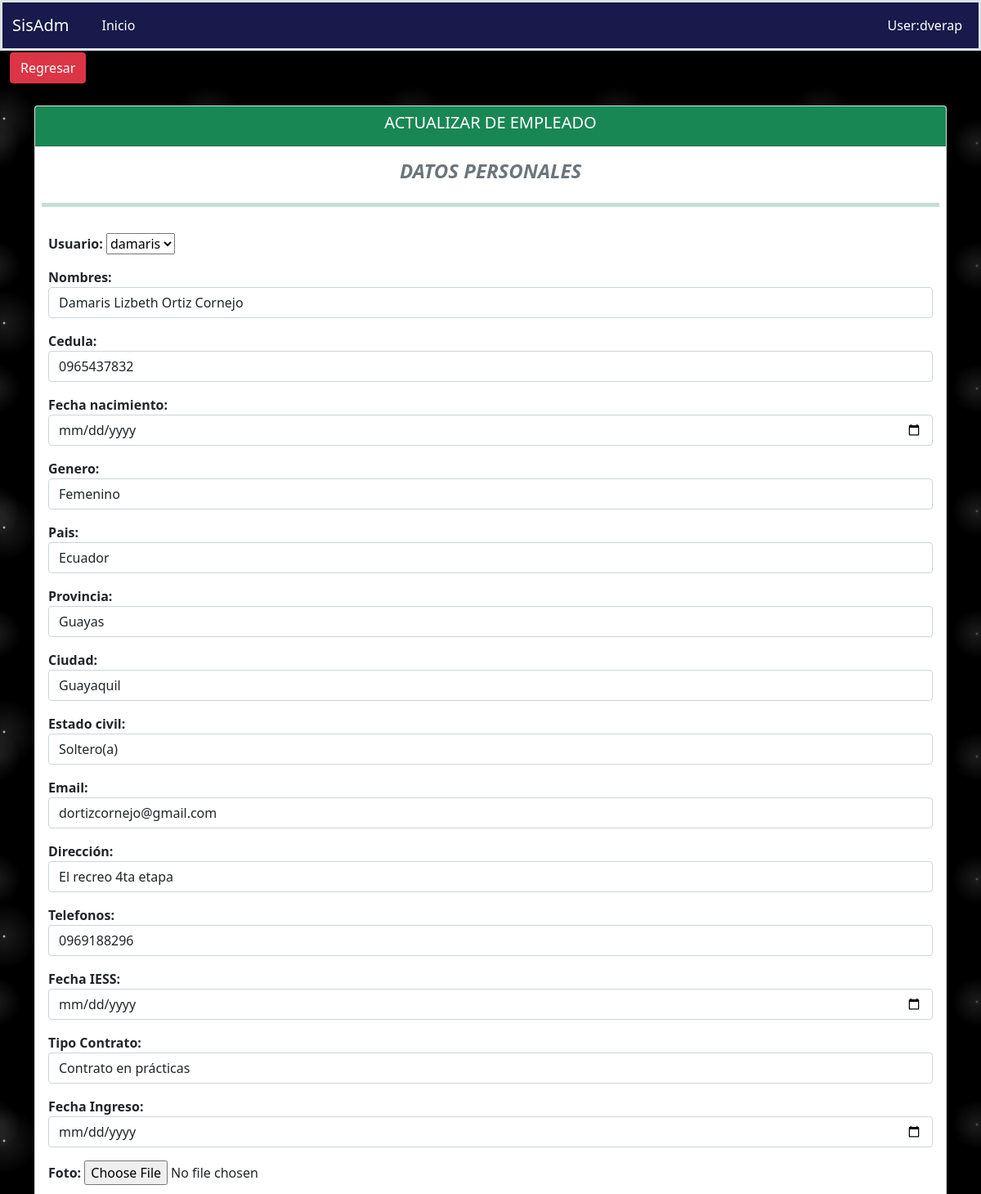
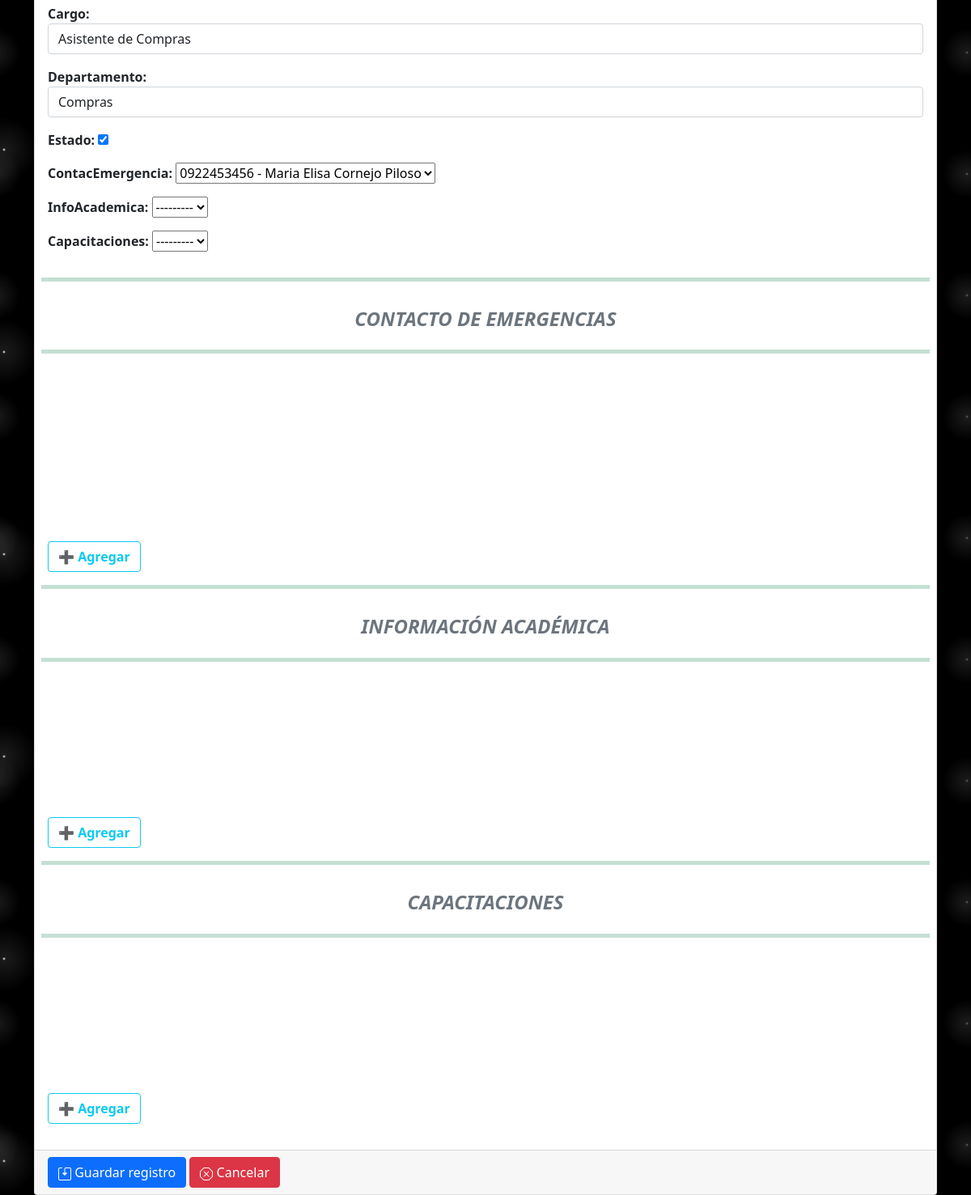
/fichaPersonal/actualizarempleado/1/, run on the app's committed database (2 pictures, top to bottom).
### aplicaciones/ficha_personal/models.py (models this page shows, shortened)
class Empleado(Base):
    nombres = models.CharField(max_length=200)
    cedula = models.CharField(max_length=10, unique=True)
    fecha_nacimiento = models.DateField(blank=True, null=True)
    genero = models.CharField(max_length=1, choices=GENERO, default=GENERO[0][0], blank=True, null=True)
    pais = models.ForeignKey(Pais, on_delete=models.PROTECT, blank=True, null=True)
    provincia = models.ForeignKey(Provincia, on_delete=models.PROTECT, blank=True, null=True)
    ciudad = models.ForeignKey(Ciudad, on_delete=models.PROTECT, blank=True, null=True)
    estado_civil = models.CharField(max_length=1, choices=ESTADO_CIVIL, default=ESTADO_CIVIL[0][0], blank=True,null=True)
    email = models.CharField(max_length=100, unique=True)
    direccion = models.TextField(blank=True, null=True, verbose_name='Dirección')
    telefonos = models.CharField(max_length=50, blank=True, null=True)
    fecha_IESS = models.DateField(blank=True, null=True)
    tipo_Contrato = models.CharField(max_length=2, choices=TIPO_CONTRATO, default=TIPO_CONTRATO[0][0], blank=True,null=True)
    fecha_Ingreso = models.DateField(blank=True, null=True)
    foto = models.ImageField(upload_to='fichaPersonal/empleados', blank=True, null=True)
    cargo = models.ForeignKey(Cargo, on_delete=models.PROTECT,blank=True, null=True)
    departamento = models.ForeignKey(Departamento, on_delete=models.PROTECT,blank=True, null=True)
    estado = models.BooleanField(default=True)
    contacEmergencia = models.ForeignKey(ContactoEmergencias, on_delete=models.PROTECT,blank=True, null=True)
    infoAcademica = models.ForeignKey(InfoAcademica, on_delete=models.PROTECT,blank=True, null=True)
    capacitaciones = models.ForeignKey(Capacitaciones, on_delete=models.PROTECT,blank=True, null=True)
    class Meta:
        verbose_name = "Empleado"
        verbose_name_plural = "Empleados"
        ordering = ('id',)

### aplicaciones/ficha_personal/views/empleados/views.py (the view)
# urls.py: path('actualizarempleado/<int:pk>/', ActualizarEmpleado.as_view(), name='actualizarempleado'),
class ActualizarEmpleado(UpdateView):
    model = Empleado
    template_name = "Empleados/editarEmpleado.html"
    success_url = reverse_lazy('ficha_Personal:empleado')
    form_class = EmpleadoForm
    def get_context_data(self, **kwargs):
        context = super().get_context_data(**kwargs)
        context['action_save'] = self.request.path
        context['titulo'] = 'ACTUALIZAR DE EMPLEADO'
        context['url_anterior'] = '/fichaPersonal/empleado'
        context['listar_url'] = '/fichaPersonal/empleado'
        return context

### aplicaciones/core/models.py (called while the page is built)
    def __str__(self):
        return "{}".format(self.nombre)

    def __str__(self):
        return "{}".format(self.nombre)

    def __str__(self):
        return "{}".format(self.nombre)

### aplicaciones/ficha_personal/models.py (called while the page is built)
    def __str__(self):
        return "{}".format(self.descripcion)

    def __str__(self):
        return "{}".format(self.descripcion)

    def __str__(self):
        return "{} - {}".format(self.cedula, self.nombre)

    def __str__(self):
        return "{}".format(self.id)

### aplicaciones/ficha_personal/templates/Empleados/editarEmpleado.html (shortened to what this page needs)
{% extends 'formulario.html' %}
{% load static %}
{% block controls %}
    <h4 class="fw-bold fst-italic text-secondary text-center">DATOS PERSONALES</h4>
    <hr class="bg-success border-5 border-top border-success">
        <div class="form-group fw-bold">
            {{ form.as_p }}
        </div>
    <hr class="bg-success border-5 border-top border-success">
    <h4 class="fw-bold fst-italic text-secondary text-center">CONTACTO DE EMERGENCIAS</h4>
    <hr class="bg-success border-5 border-top border-success">
        <div class="form-group">
        </div>
    <br>
        <div class="form-group">
        </div>
    <br>
        <div class="col-12">
        </div>
    <br>
        <div class="col-12">
        </div>
        <div class="col-12">
        </div>
        <div>
            <a class="btn btn-outline-info">
                         <b>➕ Agregar</b>
            </a>
        </div>
    <hr class="bg-success border-5 border-top border-success">
    <h4 class="fw-bold fst-italic text-secondary text-center">INFORMACIÓN ACADÉMICA</h4>
    <hr class="bg-success border-5 border-top border-success">
        <div class="col-12">
        </div>
        <div class="col-12">
        </div>
        <div class="col-12">
        </div>
        <div class="col-12">
        </div>
        <div>
            <a class="btn btn-outline-info">
                         <b>➕ Agregar</b>
            </a>
        </div>
    <hr class="bg-success border-5 border-top border-success">
    <h4 class="fw-bold fst-italic text-secondary text-center">CAPACITACIONES</h4>
    <hr class="bg-success border-5 border-top border-success">
        <div class="col-12">
        </div>
        <div class="col-12">
        </div>
        <div class="col-12">
        </div>
        <div class="col-12">
        </div>
        <div>
            <a class="btn btn-outline-info">
                         <b>➕ Agregar</b>
            </a>
        </div>
{% endblock %}

### static/css/estilos.css (style rules this page uses)
body { background-color:black; background-image: radial-gradient(white, rgba(255,255,255,.2) 2px, transparent 40px), radial-gradient(white, rgba(255,255,255,.15) 1px, transparent 30px), radial-gradient(white, rgba(255,255,255,.1) 2px, transparent 40px), radial-gradient(rgba(255,255,255,.4), rgba(255,255,255,.1) 2px, transparent 30px); background-size: 550px 550px, 350px 350px, 250px 250px, 150px 150px; background-position: 0 0, 40px 60px, 130px 270px, 70px 100px; color: #171a4a; }

### data on the page
Empleado: usuario "damaris", nombres "Damaris Lizbeth Ortiz Cornejo", cedula "0965437832", genero "Femenino", pais "Ecuador", provincia "Guayas", ciudad "Guayaquil", estado_civil "Soltero(a)", email "dortizcornejo@gmail.com", direccion "El recreo 4ta etapa", telefonos "0969188296", tipo_Contrato "Contrato en prácticas", cargo "Asistente de Compras", departamento "Compras", estado "☑", contacEmergencia "0922453456 - Maria Elisa Cornejo Piloso", infoAcademica "---------", capacitaciones "---------"

### other printed values
{{ titulo }} "ACTUALIZAR DE EMPLEADO"
